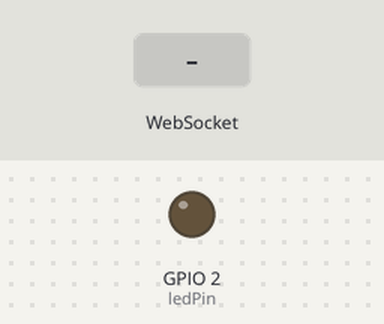
The program below on a simulated ESP32. On the bench: output pins drawn as LEDs (lit = HIGH). Inputs (shaded band) come from the test bench. What the program prints to the serial monitor is not drawn.

Above: at 1.2 s.
1.3 s: WebSocket text "toggle" received
At 2.2 s:
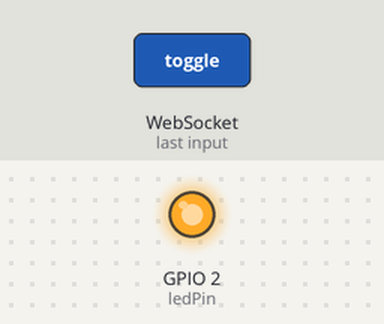
Timing chart, 0 to 4.3 s (numbered marks = the images above; inputs shaded):
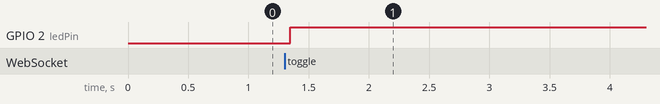

Measured:
- after the input at 1.3 s, GPIO 2 (ledPin): LOW → HIGH after 0.05 s

The program:

main.cpp
```cpp
#include <WiFi.h>
#include <ESPAsyncWebServer.h>
#include <AsyncTCP.h>

const char* ssid = "ESP32-AP";
const char* password = "12345678";

IPAddress local_IP(192, 168, 1, 1);
IPAddress gateway(192, 168, 1, 1);
IPAddress subnet(255, 255, 255, 0);

AsyncWebServer server(80);
AsyncWebSocket ws("/ws");

const int ledPin = 2;
bool ledState = false;

const char* htmlContent = R"rawliteral(
<!DOCTYPE html>
<html lang="en">
<head>
    <meta charset="UTF-8">
    <meta name="viewport" content="width=device-width, initial-scale=1.0">
    <title>Điều khiển LED</title>
</head>
<body>
    <h1>ESP32 WebSocket</h1>
    <button onclick="toggleLed()">Toggle LED</button>
    <p>Trạng thái LED: <span id='ledState'>OFF</span></p>
  <script>
    let socket = new WebSocket('ws://' + window.location.host + '/ws');
    socket.onmessage = (event) => {
      document.getElementById('ledState').innerText = event.data;
    };
    function toggleLed() {
      socket.send('toggle');
    }
  </script>
</body>
</html>
)rawliteral";

void onWebSocketEvent(AsyncWebSocket *server, AsyncWebSocketClient *client, AwsEventType type, void *arg, uint8_t *data, size_t len) {
  if (type == WS_EVT_CONNECT) {
    Serial.println("Client connected");
  }
  else if (type == WS_EVT_DISCONNECT) {
    Serial.println("Client disconnected");
  }
  else if (type == WS_EVT_DATA) {
    String message = (char*)data;
    if (message == "toggle") {
      ledState = !ledState;
      digitalWrite(ledPin, ledState);
      client->text(ledState ? "ON" : "OFF");
    }
  }
}

void setup() {
  Serial.begin(9600);

  pinMode(ledPin, OUTPUT);
  digitalWrite(ledPin, ledState);

  setCpuFrequencyMhz(80);
  Serial.print("\nTần số CPU hiện tại: ");
  Serial.print(getCpuFrequencyMhz());
  Serial.println(" MHz");

  WiFi.softAP(ssid, password);
  WiFi.softAPConfig(local_IP, gateway, subnet);
  Serial.println("Wi-Fi Access Point đã khởi động!");
  Serial.print("Địa chỉ IP: ");
  Serial.println(WiFi.softAPIP());

  ws.onEvent(onWebSocketEvent);
  server.addHandler(&ws);

  server.on("/", HTTP_GET, [](AsyncWebServerRequest *request) {
    request->send(200, "text/html", htmlContent);
  });
  server.begin();
}

void loop() {
  delay(1000);
}
```
